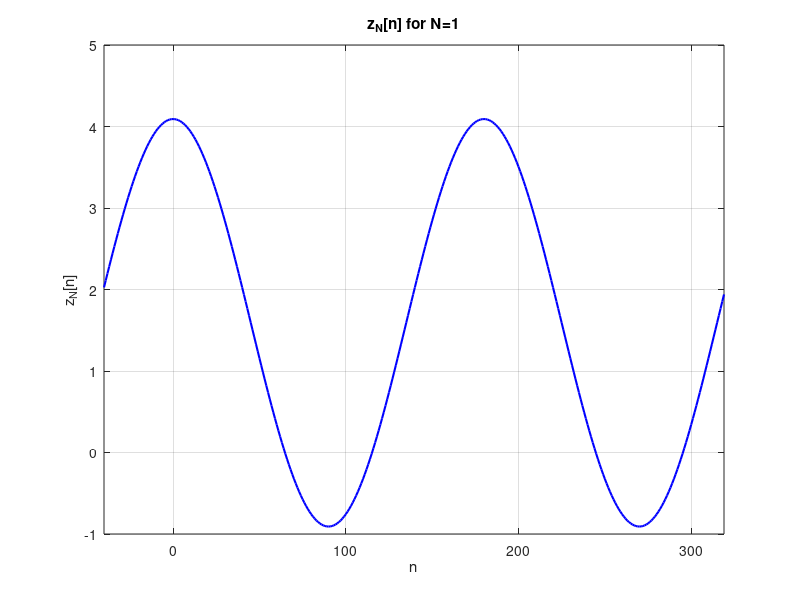

The MATLAB script that drew this image:
% Parameters
T = 18;            % Period of the signal (in seconds)
omega0 = pi/9;     % Fundamental angular frequency
Ts = 0.1;          % Sampling period (in seconds)
N =1;           % Number of harmonics on each side
n = -40:319;       % Sample indices

% Initialize zN for all n
zN = zeros(size(n));

% Precompute Fourier coefficients a_k for k from -N to N
a_coeff = zeros(1, 2*N + 1);  % Array to store coefficients a_k
k_values = -N:N;              % k indices from -N to N

% Calculate Fourier coefficients a_k
for idx = 1:length(k_values)
    k = k_values(idx);
    if k == 0
        a_coeff(idx) = 5/pi;  % a_0
    elseif k == 1 || k == -1
        a_coeff(idx) = 5/4;   % a_1 for both positive and negative k
    elseif mod(k, 2) == 0
        % Even harmonic k
        a_coeff(idx) = (5/pi) * (cos(pi * k / 2)) / (1 - k^2);
    else
        % Odd harmonic k >= 3
        a_coeff(idx) = 0;
    end
end

% Compute zN[n] using the partial sum of harmonics
for i = 1:length(n)
    zN(i) = sum(a_coeff .* exp(1j * omega0 * k_values * n(i) * Ts));
end

% Plot the real part of zN[n]
figure;
plot(n, real(zN),'b', 'LineWidth', 1.5);
xlabel('n');
ylabel('z_N[n]');
title('z_N[n] for N=1');
grid on;
xlim([-40, 319]);